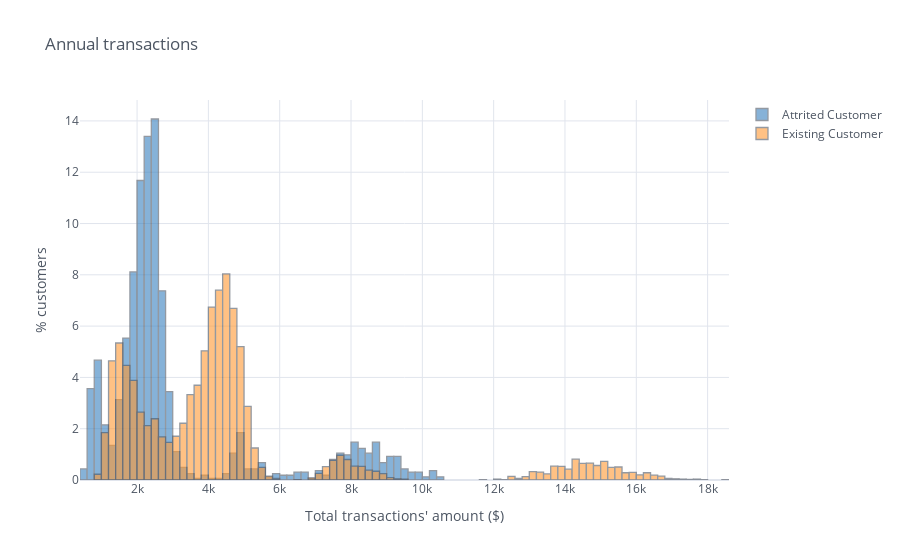
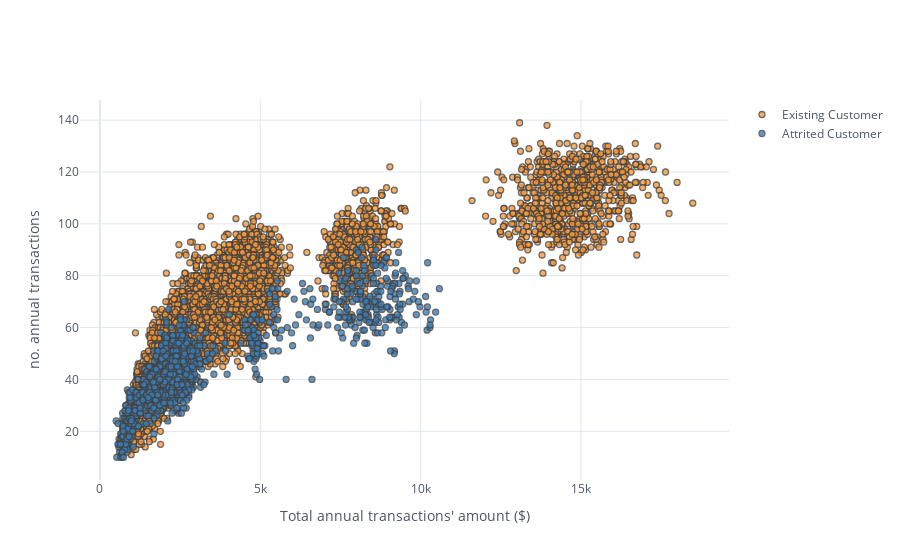
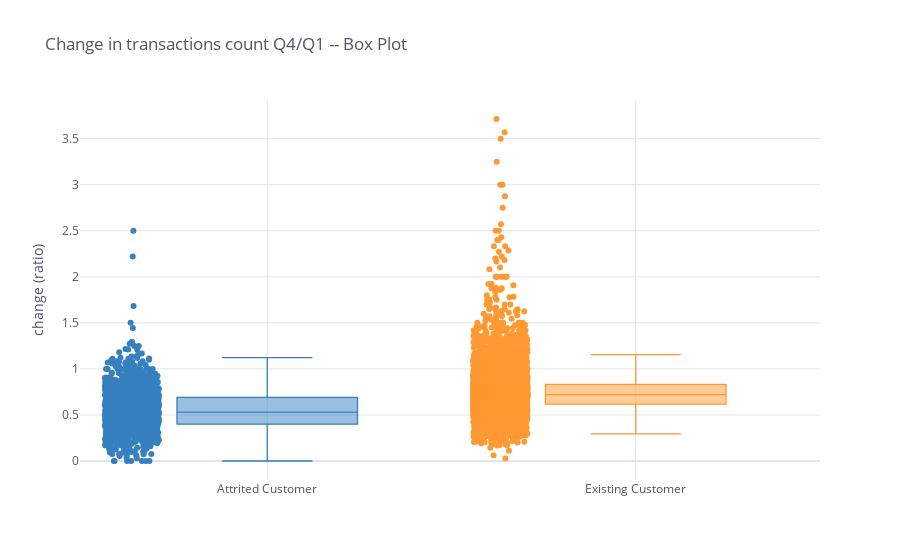

The code cell stored with these charts, in order, in its notebook:
### Markdown cell above
Attrited customers seems to have a slightly higher education level and sliglty lower annual income, but overall from the demographic standpoint there are no striking differences between customers who have churned and customers who have not. Let us look at credit card usage and spending habits.

### Code cell
#Normalized histogram of annual transactions
df_att = df.loc[df['Attrition_Flag'] == 'Attrited Customer', 'Total_Trans_Amt']
df_ex = df.loc[df['Attrition_Flag'] == 'Existing Customer', 'Total_Trans_Amt']
conc = pd.concat([df_att, df_ex], axis=1)
conc.columns = ['Attrited Customer', 'Existing Customer']

print("Churned customers' mean total transactions' amount: {:.2f}$".format(conc['Attrited Customer'].mean()))
print("Non-churned customers' mean total transactions' amount: {:.2f}$".format(conc['Existing Customer'].mean()))

conc.iplot(kind='hist', keys=['Attrited Customer', 'Existing Customer'],
           colors=['blue', 'orange'], histnorm='percent', opacity=0.6,
           title='Annual transactions', xTitle='Total transactions\' amount ($)', yTitle='% customers')

#Scatter plot: annual transactions' amount vs number
df.iplot(kind='scatter', x='Total_Trans_Amt', y='Total_Trans_Ct', categories='Attrition_Flag', size=6,
        xTitle='Total annual transactions\' amount ($)', yTitle='no. annual transactions')

df_att = df.loc[df['Attrition_Flag'] == 'Attrited Customer', 'Total_Ct_Chng_Q4_Q1']
df_ex = df.loc[df['Attrition_Flag'] == 'Existing Customer', 'Total_Ct_Chng_Q4_Q1']
conc = pd.concat([df_att, df_ex], axis=1)
conc.columns = ['Attrited Customer', 'Existing Customer']

#Box plot of ratio of change in transactions' count over the last year
conc.iplot(kind='box', keys=['Attrited Customer', 'Existing Customer'],
           colors=['blue', 'orange'], opacity=0.5, boxpoints='all', legend=False,
           title='Change in transactions count Q4/Q1 -- Box Plot', yTitle='change (ratio)')

### Figure 1 — Plotly figure (JSON) as saved in the notebook; plotly's stock layout.template omitted (floating-point values rounded to 4 significant figures; data arrays with more than 128 entries replaced by an {"elided": "..."} marker saying what was removed)
{"data": [{"histfunc": "count", "histnorm": "percent", "marker": {"color": "rgba(55, 128, 191, 1.0)", "line": {"color": "#4D5663", "width": 1.3}}, "name": "Attrited Customer", "opacity": 0.6, "orientation": "v", "type": "histogram", "x": {"elided": "10127 int values"}}, {"histfunc": "count", "histnorm": "percent", "marker": {"color": "rgba(255, 153, 51, 1.0)", "line": {"color": "#4D5663", "width": 1.3}}, "name": "Existing Customer", "opacity": 0.6, "orientation": "v", "type": "histogram", "x": {"elided": "10127 int values"}}], "layout": {"barmode": "overlay", "legend": {"bgcolor": "#FFFFFF", "font": {"color": "#4D5663"}}, "paper_bgcolor": "#FFFFFF", "plot_bgcolor": "#FFFFFF", "title": {"font": {"color": "#4D5663"}, "text": "Annual transactions"}, "xaxis": {"gridcolor": "#E1E5ED", "showgrid": true, "tickfont": {"color": "#4D5663"}, "title": {"font": {"color": "#4D5663"}, "text": "Total transactions' amount ($)"}, "zerolinecolor": "#E1E5ED", "type": "linear", "range": [399.5, 18600.0], "autorange": true}, "yaxis": {"gridcolor": "#E1E5ED", "showgrid": true, "tickfont": {"color": "#4D5663"}, "title": {"font": {"color": "#4D5663"}, "text": "% customers"}, "zerolinecolor": "#E1E5ED", "range": [0, 14.82], "autorange": true}, "autosize": true}}

### Figure 2 — Plotly figure (JSON) as saved in the notebook; plotly's stock layout.template omitted (floating-point values rounded to 4 significant figures; data arrays with more than 128 entries replaced by an {"elided": "..."} marker saying what was removed)
{"data": [{"marker": {"color": "rgba(255, 153, 51, 1.0)", "line": {"width": 1.3}, "opacity": 0.8, "size": 6, "symbol": "circle"}, "mode": "markers", "name": "Existing Customer", "textfont": {"color": "#4D5663"}, "type": "scatter", "x": {"elided": "8500 int values"}, "y": {"elided": "8500 int values"}}, {"marker": {"color": "rgba(55, 128, 191, 1.0)", "line": {"width": 1.3}, "opacity": 0.8, "size": 6, "symbol": "circle"}, "mode": "markers", "name": "Attrited Customer", "textfont": {"color": "#4D5663"}, "type": "scatter", "x": {"elided": "1627 int values"}, "y": {"elided": "1627 int values"}}], "layout": {"legend": {"bgcolor": "#FFFFFF", "font": {"color": "#4D5663"}}, "paper_bgcolor": "#FFFFFF", "plot_bgcolor": "#FFFFFF", "title": {"font": {"color": "#4D5663"}}, "xaxis": {"gridcolor": "#E1E5ED", "showgrid": true, "tickfont": {"color": "#4D5663"}, "title": {"font": {"color": "#4D5663"}, "text": "Total annual transactions' amount ($)"}, "zerolinecolor": "#E1E5ED", "type": "linear", "range": [-592.9, 19590.0], "autorange": true}, "yaxis": {"gridcolor": "#E1E5ED", "showgrid": true, "tickfont": {"color": "#4D5663"}, "title": {"font": {"color": "#4D5663"}, "text": "no. annual transactions"}, "zerolinecolor": "#E1E5ED", "type": "linear", "range": [0.551, 148.4], "autorange": true}, "autosize": true}}

### Figure 3 — Plotly figure (JSON) as saved in the notebook; plotly's stock layout.template omitted (floating-point values rounded to 4 significant figures; data arrays with more than 128 entries replaced by an {"elided": "..."} marker saying what was removed)
{"data": [{"boxpoints": "all", "line": {"width": 1.3}, "marker": {"color": "rgba(55, 128, 191, 1.0)"}, "name": "Attrited Customer", "orientation": "v", "type": "box", "y": {"elided": "10127 float values"}}, {"boxpoints": "all", "line": {"width": 1.3}, "marker": {"color": "rgba(255, 153, 51, 1.0)"}, "name": "Existing Customer", "orientation": "v", "type": "box", "y": {"elided": "10127 float values"}}], "layout": {"legend": {"bgcolor": "#FFFFFF", "font": {"color": "#4D5663"}}, "paper_bgcolor": "#FFFFFF", "plot_bgcolor": "#FFFFFF", "showlegend": false, "title": {"font": {"color": "#4D5663"}, "text": "Change in transactions count Q4/Q1 -- Box Plot"}, "xaxis": {"gridcolor": "#E1E5ED", "showgrid": true, "tickfont": {"color": "#4D5663"}, "title": {"font": {"color": "#4D5663"}, "text": ""}, "zerolinecolor": "#E1E5ED", "type": "category", "range": [-0.5066, 1.5], "autorange": true}, "yaxis": {"gridcolor": "#E1E5ED", "showgrid": true, "tickfont": {"color": "#4D5663"}, "title": {"font": {"color": "#4D5663"}, "text": "change (ratio)"}, "zerolinecolor": "#E1E5ED", "type": "linear", "range": [-0.2063, 3.92], "autorange": true}, "autosize": true}}
